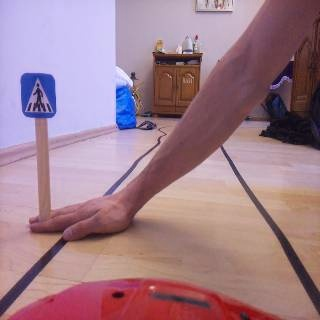
#> input picture src/perception/object_classi/kep.jpg, 320 x 320 px; its folder holds only this picture in this run
$ python -i findem.py   (imports and definitions only)   (older library calls are emulated)
#> lines starting #> are read from the running program, lines starting #| are printed output that depends on the picture
#> further down, picture is the input picture: shape (320, 320, 3); mean B, G, R 139.6, 126.3, 159.9
import cv2
import numpy as np
import glob
import matplotlib.pyplot as plt

###########################################################
###########################################################
##################                       ##################
##################  CAMERA CALIBRATION   ##################
##################                       ##################
###########################################################
###########################################################

# wE MIGHT WANT TO USE CHECKBOARD IMAGES FOR THIS


# Advanced Lane Finding Project
# The goals / steps of this project are the following:

# Compute the camera calibration matrix and distortion coefficients given a set of chessboard images.
# Apply a distortion correction to raw images.
# Use color transforms, gradients, etc., to create a thresholded binary image.
# Apply a perspective transform to rectify binary image ("birds-eye view").
# Detect lane pixels and fit to find the lane boundary.
# Determine the curvature of the lane and vehicle position with respect to center.
# Warp the detected lane boundaries back onto the original image.
# Output visual display of the lane boundaries and numerical estimation of lane curvature and vehicle position.
# First, I'll compute the camera calibration using chessboard images

#@profile
# [35 lines left out: function camera_calibration, not called in this run]
    #return objpoints, imgpoints

# Then I will compute camera calibration matrix and distortion coefficients
#@profile
def cal_undistort(img, calculate=True):

    #objpoints, imgpoints = camera_calibration()
    objpoints = np.load('obj_aux.npy')
    imgpoints = np.load('img_aux.npy')

    if calculate:
        gray = cv2.cvtColor(img,cv2.COLOR_BGR2GRAY)
        #ret, corners = cv2.findChessboardCorners(gray, (8,6), None)

        ret, mtx, dist, rvecs, tvecs = cv2.calibrateCamera(objpoints, imgpoints, gray.shape[::-1], None, None)
        np.save('mtx_aux', mtx)
        np.save('dist_aux', dist)

        #print(f"MTX {mtx.shape}\nDIST {dist.shape}")

    else :
        mtx = np.load('mtx_aux.npy')
        dist = np.load('dist_aux.npy')


    undist = cv2.undistort(img, mtx, dist, None, mtx)
    #print(f"KEP TIPUSA : {undist.dtype}")

    return undist, objpoints, imgpoints


# Time for some gradient threshold.
# First is Absolute Sobel Threshold

def abs_sobel_thresh(img, orient='x', sobel_kernel=3, thresh_min=0, thresh_max=255):

    # Apply the following steps to img
    # 1) Convert to grayscale
#> called with orient = 'x', sobel_kernel = 3, thresh_min = 20, thresh_max = 110
    gray = cv2.cvtColor(img, cv2.COLOR_BGR2GRAY)
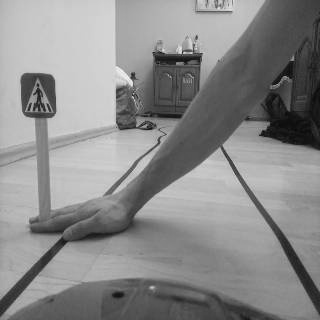
#> gray: shape (320, 320); min 5, max 244, mean 137.8

    # 2) Take the derivative in x or y given orient = 'x' or 'y'
    if (orient == 'x'):
        sobelx = cv2.Sobel(gray, cv2.CV_64F, 1, 0, ksize=sobel_kernel)
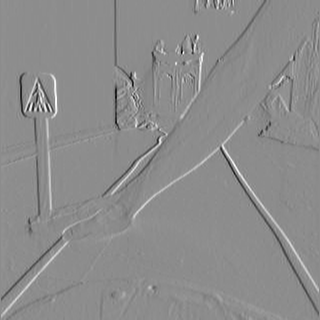
#> sobelx: shape (320, 320) float64; min -633, max 512, mean -2; drawn with min black and max white
        abs_sobel = np.absolute(sobelx)
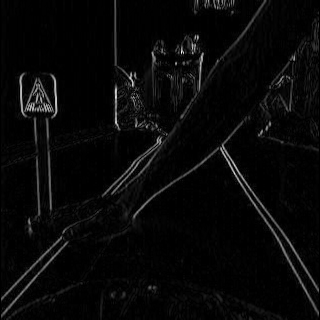
#> abs_sobel: shape (320, 320) float64; min 0, max 633, mean 21.6; drawn with min black and max white

    if (orient == 'y'):
        sobely = cv2.Sobel(gray, cv2.CV_64F, 0, 1, ksize=sobel_kernel)
        abs_sobel = np.absolute(sobely)


    # 4) Scale to 8-bit (0 - 255) then convert to type = np.uint8
    scaled_sobel = np.uint8(255*abs_sobel/np.max(abs_sobel))

    # 5) Create a mask of 1's where the scaled gradient magnitude
            # is > thresh_min and < thresh_max

    binary_output = np.zeros_like(scaled_sobel)
    binary_output[(scaled_sobel >= thresh_min) & (scaled_sobel <= thresh_max)] = 1
    # 6) Return this mask as your binary_output image
    #binary_output = np.copy(img) # Remove this line
    return binary_output

# Magnitude Threshold

def mag_thresh(img, sobel_kernel=3, mag_thresh=(0, 255)):

    # Apply the following steps to img
    # 1) Convert to grayscale
    gray = cv2.cvtColor(img, cv2.COLOR_RGB2GRAY)

    # 2) Take the gradient in x and y separately
    sobelx = cv2.Sobel(gray, cv2.CV_64F, 1, 0, ksize=sobel_kernel)
    sobely = cv2.Sobel(gray, cv2.CV_64F, 0, 1, ksize=sobel_kernel)

    # 3) Calculate the magnitude

    abs_sobelx = np.absolute(sobelx)
    abs_sobely = np.absolute(sobely)
    gradmag = np.sqrt(sobelx**2 + sobely**2)


    scale_factor = np.max(gradmag)/255
    gradmag = (gradmag/scale_factor).astype(np.uint8)
    # Create a binary image of ones where threshold is met, zeros otherwise
    binary_output = np.zeros_like(gradmag)
    binary_output[(gradmag >= mag_thresh[0]) & (gradmag <= mag_thresh[1])] = 1
    return binary_output

# Direction Threshold
# [58 lines left out: functions dir_threshold, hls_threshold, luv_threshold, combined_gradient, not called in this run]

# Perspective transform
# Let us now create a perspective transform. We will use the straight lines images from the test directory in order to get the necessary trapezoid coordinates.

# Define perspective transform funtion
def perspective_transform(img, src, dst):
    img_size = (img.shape[1], img.shape[0])

    M = cv2.getPerspectiveTransform(src, dst)

    Minv = cv2.getPerspectiveTransform(dst, src)

    warped = cv2.warpPerspective(img, M, img_size, flags=cv2.INTER_LINEAR)

    return warped

#@profile
def huge_calculating_stuff(img, src, dst):
    # Now let's apply this transform on an image with threshold
    image = img
    # Choose a Sobel kernel size
    ksize = 3 # Choose a larger odd number to smooth gradient measurements

    # Apply each of the thresholding functions
    gradx = abs_sobel_thresh(image, orient='x', sobel_kernel=ksize, thresh_min=20, thresh_max=110)
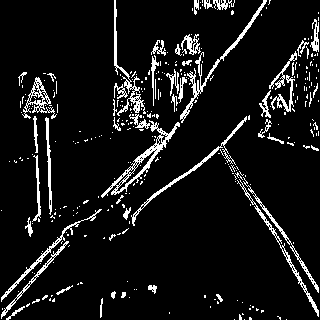
#> gradx: shape (320, 320); values 0 (black) and 1 (white), 8.4% white in thin lines or dots
    grady = abs_sobel_thresh(image, orient='y', sobel_kernel=ksize, thresh_min=20, thresh_max=110)
#> call 2 of abs_sobel_thresh, with orient = 'y', sobel_kernel = 3, thresh_min = 20, thresh_max = 110
#> in abs_sobel_thresh (call 2), `sobely = cv2.Sobel(gray, cv2.CV_64F, 0, 1, ksize=sobel_kernel)`:
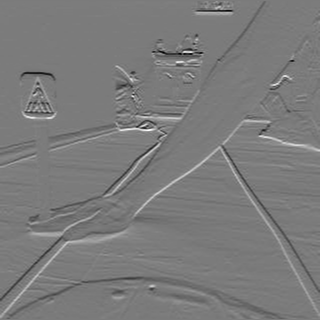
#> sobely: shape (320, 320) float64; min -541, max 572, mean -2.1; drawn with min black and max white
#> in abs_sobel_thresh (call 2), `abs_sobel = np.absolute(sobely)`:
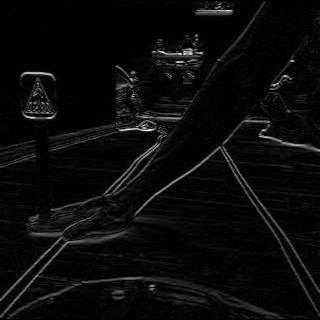
#> abs_sobel: shape (320, 320) float64; min 0, max 572, mean 24.5; drawn with min black and max white
#> grady: shape (320, 320); values 0 (black) and 1 (white), 12.9% white in thin lines or dots
#> (the rest of the program and of its run is left out)
